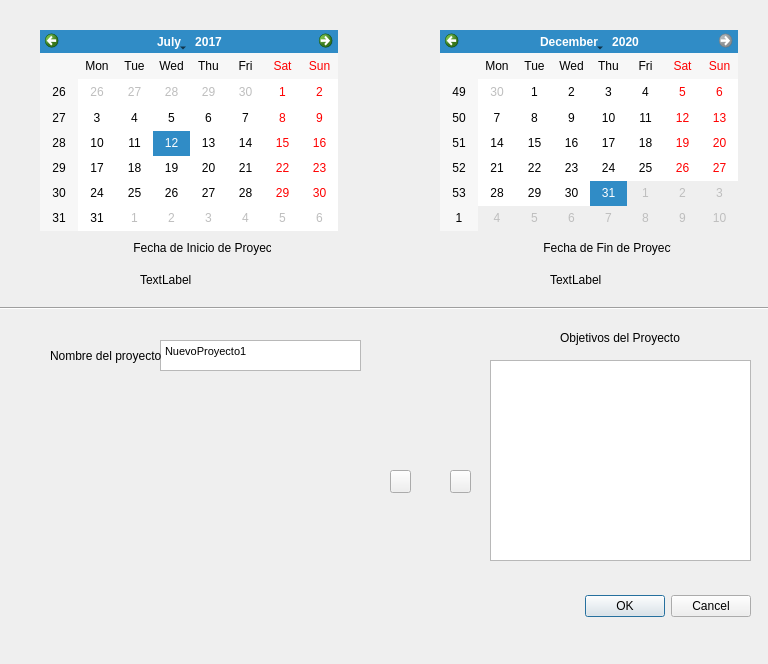
<?xml version="1.0" encoding="UTF-8"?>
<ui version="4.0">
 <class>Configuracion</class>
 <widget class="QDialog" name="Configuracion">
  <property name="geometry">
   <rect>
    <x>0</x>
    <y>0</y>
    <width>768</width>
    <height>664</height>
   </rect>
  </property>
  <property name="minimumSize">
   <size>
    <width>768</width>
    <height>664</height>
   </size>
  </property>
  <property name="maximumSize">
   <size>
    <width>1000</width>
    <height>1000</height>
   </size>
  </property>
  <property name="mouseTracking">
   <bool>false</bool>
  </property>
  <property name="windowTitle">
   <string>Configuracion</string>
  </property>
  <widget class="QDialogButtonBox" name="Terminar">
   <property name="geometry">
    <rect>
     <x>410</x>
     <y>590</y>
     <width>341</width>
     <height>32</height>
    </rect>
   </property>
   <property name="cursor">
    <cursorShape>PointingHandCursor</cursorShape>
   </property>
   <property name="orientation">
    <enum>Qt::Horizontal</enum>
   </property>
   <property name="standardButtons">
    <set>QDialogButtonBox::Cancel|QDialogButtonBox::Ok</set>
   </property>
  </widget>
  <widget class="QWidget" name="verticalLayoutWidget">
   <property name="geometry">
    <rect>
     <x>40</x>
     <y>30</y>
     <width>298</width>
     <height>201</height>
    </rect>
   </property>
   <layout class="QVBoxLayout" name="verticalLayout">
    <item>
     <widget class="QCalendarWidget" name="CalendarioFechaI">
      <property name="cursor">
       <cursorShape>PointingHandCursor</cursorShape>
      </property>
      <property name="selectedDate">
       <date>
        <year>2017</year>
        <month>7</month>
        <day>12</day>
       </date>
      </property>
      <property name="minimumDate">
       <date>
        <year>2000</year>
        <month>1</month>
        <day>1</day>
       </date>
      </property>
      <property name="maximumDate">
       <date>
        <year>2020</year>
        <month>12</month>
        <day>31</day>
       </date>
      </property>
     </widget>
    </item>
   </layout>
  </widget>
  <widget class="QWidget" name="verticalLayoutWidget_2">
   <property name="geometry">
    <rect>
     <x>440</x>
     <y>30</y>
     <width>298</width>
     <height>201</height>
    </rect>
   </property>
   <layout class="QVBoxLayout" name="verticalLayout_2">
    <item>
     <widget class="QCalendarWidget" name="CalendarioFechaF">
      <property name="cursor">
       <cursorShape>PointingHandCursor</cursorShape>
      </property>
      <property name="minimumDate">
       <date>
        <year>2000</year>
        <month>1</month>
        <day>1</day>
       </date>
      </property>
      <property name="maximumDate">
       <date>
        <year>2020</year>
        <month>12</month>
        <day>31</day>
       </date>
      </property>
     </widget>
    </item>
   </layout>
  </widget>
  <widget class="QLabel" name="label">
   <property name="geometry">
    <rect>
     <x>100</x>
     <y>240</y>
     <width>171</width>
     <height>16</height>
    </rect>
   </property>
   <property name="text">
    <string>          Fecha de Inicio de Proyecto</string>
   </property>
  </widget>
  <widget class="QLabel" name="label_2">
   <property name="geometry">
    <rect>
     <x>510</x>
     <y>240</y>
     <width>161</width>
     <height>16</height>
    </rect>
   </property>
   <property name="text">
    <string>          Fecha de Fin de Proyecto</string>
   </property>
  </widget>
  <widget class="Line" name="line">
   <property name="geometry">
    <rect>
     <x>0</x>
     <y>300</y>
     <width>771</width>
     <height>16</height>
    </rect>
   </property>
   <property name="orientation">
    <enum>Qt::Horizontal</enum>
   </property>
  </widget>
  <widget class="QTextEdit" name="NombreProyecto">
   <property name="geometry">
    <rect>
     <x>160</x>
     <y>340</y>
     <width>201</width>
     <height>31</height>
    </rect>
   </property>
   <property name="html">
    <string>&lt;!DOCTYPE HTML PUBLIC &quot;-//W3C//DTD HTML 4.0//EN&quot; &quot;http://www.w3.org/TR/REC-html40/strict.dtd&quot;&gt;
&lt;html&gt;&lt;head&gt;&lt;meta name=&quot;qrichtext&quot; content=&quot;1&quot; /&gt;&lt;style type=&quot;text/css&quot;&gt;
p, li { white-space: pre-wrap; }
&lt;/style&gt;&lt;/head&gt;&lt;body style=&quot; font-family:'MS Shell Dlg 2'; font-size:8.25pt; font-weight:400; font-style:normal;&quot;&gt;
&lt;p style=&quot; margin-top:0px; margin-bottom:0px; margin-left:0px; margin-right:0px; -qt-block-indent:0; text-indent:0px;&quot;&gt;NuevoProyecto1&lt;/p&gt;&lt;/body&gt;&lt;/html&gt;</string>
   </property>
  </widget>
  <widget class="QLabel" name="label_3">
   <property name="geometry">
    <rect>
     <x>50</x>
     <y>340</y>
     <width>141</width>
     <height>31</height>
    </rect>
   </property>
   <property name="text">
    <string>Nombre del proyecto</string>
   </property>
  </widget>
  <widget class="QLabel" name="FechaIcaja">
   <property name="geometry">
    <rect>
     <x>140</x>
     <y>270</y>
     <width>121</width>
     <height>20</height>
    </rect>
   </property>
   <property name="text">
    <string>TextLabel</string>
   </property>
  </widget>
  <widget class="QLabel" name="FechaFcaja">
   <property name="geometry">
    <rect>
     <x>550</x>
     <y>270</y>
     <width>121</width>
     <height>20</height>
    </rect>
   </property>
   <property name="text">
    <string>TextLabel</string>
   </property>
  </widget>
  <widget class="QPushButton" name="Eliminar">
   <property name="geometry">
    <rect>
     <x>390</x>
     <y>470</y>
     <width>21</width>
     <height>23</height>
    </rect>
   </property>
   <property name="cursor">
    <cursorShape>PointingHandCursor</cursorShape>
   </property>
   <property name="text">
    <string/>
   </property>
  </widget>
  <widget class="QPushButton" name="Agregar">
   <property name="geometry">
    <rect>
     <x>450</x>
     <y>470</y>
     <width>21</width>
     <height>23</height>
    </rect>
   </property>
   <property name="cursor">
    <cursorShape>PointingHandCursor</cursorShape>
   </property>
   <property name="text">
    <string/>
   </property>
   <property name="iconSize">
    <size>
     <width>21</width>
     <height>23</height>
    </size>
   </property>
  </widget>
  <widget class="QLabel" name="label_4">
   <property name="geometry">
    <rect>
     <x>560</x>
     <y>330</y>
     <width>121</width>
     <height>16</height>
    </rect>
   </property>
   <property name="text">
    <string>Objetivos del Proyecto</string>
   </property>
  </widget>
  <widget class="QListView" name="Objetivos">
   <property name="geometry">
    <rect>
     <x>490</x>
     <y>360</y>
     <width>261</width>
     <height>201</height>
    </rect>
   </property>
   <property name="cursor" stdset="0">
    <cursorShape>PointingHandCursor</cursorShape>
   </property>
   <property name="selectionMode">
    <enum>QAbstractItemView::MultiSelection</enum>
   </property>
  </widget>
 </widget>
 <resources/>
 <connections>
  <connection>
   <sender>Terminar</sender>
   <signal>accepted()</signal>
   <receiver>Configuracion</receiver>
   <slot>accept()</slot>
   <hints>
    <hint type="sourcelabel">
     <x>248</x>
     <y>254</y>
    </hint>
    <hint type="destinationlabel">
     <x>157</x>
     <y>274</y>
    </hint>
   </hints>
  </connection>
  <connection>
   <sender>Terminar</sender>
   <signal>rejected()</signal>
   <receiver>Configuracion</receiver>
   <slot>reject()</slot>
   <hints>
    <hint type="sourcelabel">
     <x>316</x>
     <y>260</y>
    </hint>
    <hint type="destinationlabel">
     <x>286</x>
     <y>274</y>
    </hint>
   </hints>
  </connection>
 </connections>
</ui>
